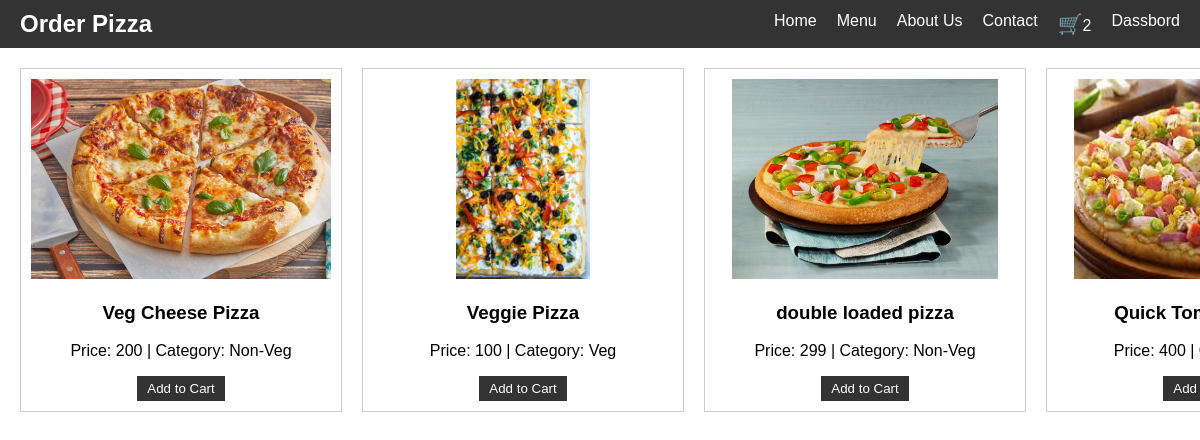
The app's page / (signed in) with its own data.
### app/models.py (models this page shows)
class BaseModel(models.Model):
    uid=models.UUIDField(default=uuid.uuid4,editable=False,primary_key=True)
    created_at=models.DateField(auto_now_add=True)
    update_at=models.DateField(auto_now_add=True)
    class Meta:
        abstract=True

class Pizza(BaseModel):
    category=models.ForeignKey(PizaaCategory,on_delete=models.CASCADE,related_name="pizzas")
    pizza_name=models.CharField(max_length=100)
    price=models.IntegerField(default=100)
    image=models.ImageField(upload_to="pizza")

class PizaaCategory(BaseModel):
    category_name=models.CharField(max_length=100)

### app/views.py (the view)
# urls.py: path("", views.index),
def index(request):
    pizza_list=Pizza.objects.all()
    context={"pizza_list":pizza_list}
    return render(request,"app/index.html",context)

### template/app/index.html (shortened to what this page needs)
<!DOCTYPE html>
<html>
<head>
    {% extends "app/base.html" %}
    {% block start %}
</head>
<body>
<div class="grid-container">
    {% for pizza in pizza_list %}
    <div class="pizza-item">
        <img class="pizza-image" src="/media/{{ pizza.image }}" alt="{{ pizza.pizza_name }}">
        <div class="pizza-details">
            <h3>{{ pizza.pizza_name }}</h3>
            <p>Price: {{ pizza.price }} | Category: {{ pizza.category.category_name }}</p>
            <a href="{% url 'add_cart' pizza.uid %}"><button class="add-to-cart">Add to Cart</button></a>
        </div>
    </div>
    {% endfor %}
</div>
</body>
{% endblock %}

### template/app/base.html (shortened to what this page needs)
<!DOCTYPE html>
<html>
<head>
</head>
<body>
    <nav>
        <div class="logo">Order Pizza</div>
        <ul>
            <li><a href="/">Home</a></li>
            <li><a href="#">Menu</a></li>
            <li><a href="#">About Us</a></li>
            <li><a href="#">Contact</a></li>
            <li><a href="{% url 'cart' %}"><span class="cart-icon">🛒</span></a>{{request.user.get_cart_count}}</li>
            {% if request.user.is_authenticated %}
            <li><a href="{% url 'orders' %}" class="btn btn-primary">Dassbord</a></li>
            {% else %}
            <li><a href="{% url 'login_page' %}">Login</a></li>
            <li><a href="{% url 'register_page' %}">Signup</a></li>
            {% endif %}
        </ul>
    </nav>
    {% block start %}
    {% endblock %}
</body>
</html>

### template/app/base.html (style rules this page uses)
body { font-family: Arial, sans-serif; margin: 0; padding: 0; }
nav { background-color: #333; color: #fff; display: flex; justify-content: space-between; align-items: center; padding: 10px 20px; }
nav ul { list-style: none; margin: 0; padding: 0; display: flex; }
nav ul li { margin-right: 20px; }
nav ul li:last-child { margin-right: 0; }
nav ul li a { color: #fff; text-decoration: none; }
.logo { font-size: 24px; font-weight: bold; }
.cart-icon { font-size: 20px; }

### template/app/index.html (style rules this page uses)
.grid-container { display: flex; gap: 20px; padding: 20px; overflow-x: auto; justify-content: flex-start; }
.pizza-item { border: 1px solid #ccc; padding: 10px; text-align: center; flex: 0 0 auto; width: 300px; }
.pizza-image { max-width: 100%; height: 200px; object-fit: cover; }
.pizza-details { margin-top: 10px; }
.add-to-cart { background-color: #333; color: #fff; border: none; padding: 5px 10px; cursor: pointer; }

### records on screen
Pizza: image (picture), pizza_name "Veg Cheese Pizza", price "200", category.category_name "Non-Veg"
Pizza: image (picture), pizza_name "Veggie Pizza", price "100", category.category_name "Veg"
Pizza: image (picture), pizza_name "double loaded pizza", price "299", category.category_name "Non-Veg"
Pizza: image (picture), pizza_name "Quick…", price "400"

### other values on screen
{{ request.user.get_cart_count }} "2"
